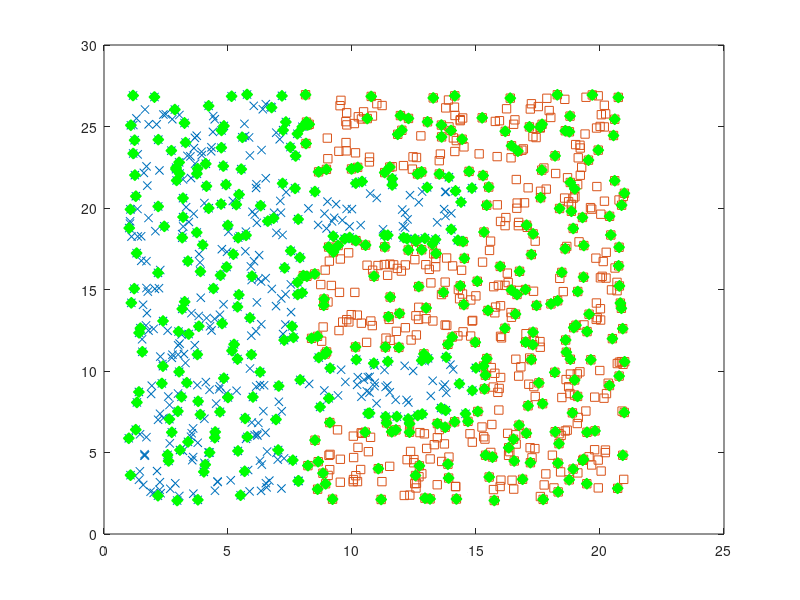

Here is the MATLAB script that generated this plot:
#!/usr/bin/octave -qf
# Cargamos los datos de test y entrenamiento
load data/hart/tr.dat;          # Muestras entrenamiento
load data/hart/trlabels.dat;    # Etiquetas entrenamiento
load data/hart/ts.dat;          # Muestras test
load data/hart/tslabels.dat     # Etiquetas test

N = rows(tr);

# El tipo de kernel "-t 2" corresponde al tipo "one-class SVM"
# Res es un tipo estructurado que contiene, entre otros:
#   los parámetros del modelo
#   los ı́ndices de los vectores que han resultado ser vectores soporte
#   el multiplicador de Lagrange
res = svmtrain(trlabels, tr, '-t 2 -c 1');

# Representación gráfica de las muestras que nos permite observar 
# que no son linealmente separables
plot(tr(trlabels==1,1),
	tr(trlabels==1,2),"x",
	tr(trlabels==2,1),
	tr(trlabels==2,2),"s");
pause(2);

# Representación gráfica de las muestras junto a los vectores soporte
plot(tr(trlabels==1,1),
     tr(trlabels==1,2),"x",
     tr(trlabels==2,1),
     tr(trlabels==2,2),"s",
     tr(res.sv_indices,1),
     tr(res.sv_indices,2),"dg","markersize",8,"markerfacecolor","g");
pause(2);

# Calculo de la probabilidad empirica de error
# Empleando las etiquetas predichas
predictedLabels = svmpredict(tslabels,ts, res,'');
p = mean(predictedLabels==tslabels);

# Calculo del intervalo de confianza
epsilon = 1.96 * sqrt(p * (1 - p) / N)
intlow = p - epsilon
intup = p + epsilon
printf("El intervalo de confianza es [%f, %f]\n", intlow * 100, intup * 100);